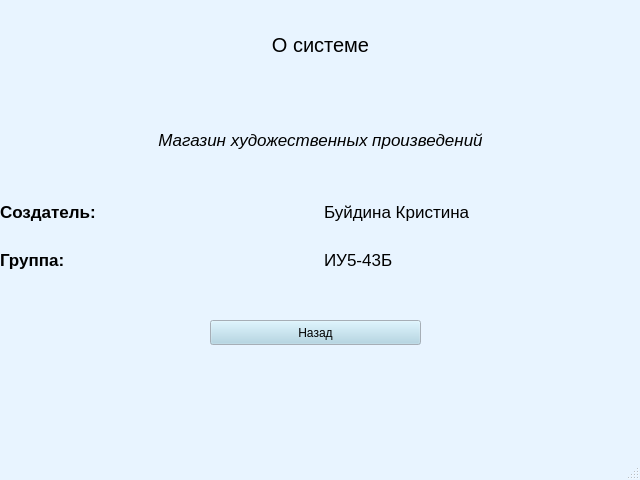
<?xml version="1.0" encoding="UTF-8"?>
<ui version="4.0">
 <class>MainWindow</class>
 <widget class="QMainWindow" name="MainWindow">
  <property name="geometry">
   <rect>
    <x>0</x>
    <y>0</y>
    <width>640</width>
    <height>480</height>
   </rect>
  </property>
  <property name="palette">
   <palette>
    <active>
     <colorrole role="WindowText">
      <brush brushstyle="SolidPattern">
       <color alpha="255">
        <red>0</red>
        <green>0</green>
        <blue>0</blue>
       </color>
      </brush>
     </colorrole>
     <colorrole role="Button">
      <brush brushstyle="SolidPattern">
       <color alpha="255">
        <red>169</red>
        <green>210</green>
        <blue>227</blue>
       </color>
      </brush>
     </colorrole>
     <colorrole role="Light">
      <brush brushstyle="SolidPattern">
       <color alpha="255">
        <red>255</red>
        <green>255</green>
        <blue>255</blue>
       </color>
      </brush>
     </colorrole>
     <colorrole role="Midlight">
      <brush brushstyle="SolidPattern">
       <color alpha="255">
        <red>238</red>
        <green>228</green>
        <blue>255</blue>
       </color>
      </brush>
     </colorrole>
     <colorrole role="Dark">
      <brush brushstyle="SolidPattern">
       <color alpha="255">
        <red>110</red>
        <green>101</green>
        <blue>127</blue>
       </color>
      </brush>
     </colorrole>
     <colorrole role="Mid">
      <brush brushstyle="SolidPattern">
       <color alpha="255">
        <red>147</red>
        <green>134</green>
        <blue>170</blue>
       </color>
      </brush>
     </colorrole>
     <colorrole role="Text">
      <brush brushstyle="SolidPattern">
       <color alpha="255">
        <red>0</red>
        <green>0</green>
        <blue>0</blue>
       </color>
      </brush>
     </colorrole>
     <colorrole role="BrightText">
      <brush brushstyle="SolidPattern">
       <color alpha="255">
        <red>255</red>
        <green>255</green>
        <blue>255</blue>
       </color>
      </brush>
     </colorrole>
     <colorrole role="ButtonText">
      <brush brushstyle="SolidPattern">
       <color alpha="255">
        <red>0</red>
        <green>0</green>
        <blue>0</blue>
       </color>
      </brush>
     </colorrole>
     <colorrole role="Base">
      <brush brushstyle="SolidPattern">
       <color alpha="255">
        <red>255</red>
        <green>255</green>
        <blue>255</blue>
       </color>
      </brush>
     </colorrole>
     <colorrole role="Window">
      <brush brushstyle="SolidPattern">
       <color alpha="255">
        <red>232</red>
        <green>244</green>
        <blue>255</blue>
       </color>
      </brush>
     </colorrole>
     <colorrole role="Shadow">
      <brush brushstyle="SolidPattern">
       <color alpha="255">
        <red>0</red>
        <green>0</green>
        <blue>0</blue>
       </color>
      </brush>
     </colorrole>
     <colorrole role="Highlight">
      <brush brushstyle="SolidPattern">
       <color alpha="255">
        <red>221</red>
        <green>202</green>
        <blue>255</blue>
       </color>
      </brush>
     </colorrole>
     <colorrole role="AlternateBase">
      <brush brushstyle="SolidPattern">
       <color alpha="255">
        <red>238</red>
        <green>228</green>
        <blue>255</blue>
       </color>
      </brush>
     </colorrole>
     <colorrole role="ToolTipBase">
      <brush brushstyle="SolidPattern">
       <color alpha="255">
        <red>255</red>
        <green>255</green>
        <blue>220</blue>
       </color>
      </brush>
     </colorrole>
     <colorrole role="ToolTipText">
      <brush brushstyle="SolidPattern">
       <color alpha="255">
        <red>0</red>
        <green>0</green>
        <blue>0</blue>
       </color>
      </brush>
     </colorrole>
     <colorrole role="PlaceholderText">
      <brush brushstyle="SolidPattern">
       <color alpha="128">
        <red>0</red>
        <green>0</green>
        <blue>0</blue>
       </color>
      </brush>
     </colorrole>
    </active>
    <inactive>
     <colorrole role="WindowText">
      <brush brushstyle="SolidPattern">
       <color alpha="255">
        <red>0</red>
        <green>0</green>
        <blue>0</blue>
       </color>
      </brush>
     </colorrole>
     <colorrole role="Button">
      <brush brushstyle="SolidPattern">
       <color alpha="255">
        <red>169</red>
        <green>210</green>
        <blue>227</blue>
       </color>
      </brush>
     </colorrole>
     <colorrole role="Light">
      <brush brushstyle="SolidPattern">
       <color alpha="255">
        <red>255</red>
        <green>255</green>
        <blue>255</blue>
       </color>
      </brush>
     </colorrole>
     <colorrole role="Midlight">
      <brush brushstyle="SolidPattern">
       <color alpha="255">
        <red>238</red>
        <green>228</green>
        <blue>255</blue>
       </color>
      </brush>
     </colorrole>
     <colorrole role="Dark">
      <brush brushstyle="SolidPattern">
       <color alpha="255">
        <red>110</red>
        <green>101</green>
        <blue>127</blue>
       </color>
      </brush>
     </colorrole>
     <colorrole role="Mid">
      <brush brushstyle="SolidPattern">
       <color alpha="255">
        <red>147</red>
        <green>134</green>
        <blue>170</blue>
       </color>
      </brush>
     </colorrole>
     <colorrole role="Text">
      <brush brushstyle="SolidPattern">
       <color alpha="255">
        <red>0</red>
        <green>0</green>
        <blue>0</blue>
       </color>
      </brush>
     </colorrole>
     <colorrole role="BrightText">
      <brush brushstyle="SolidPattern">
       <color alpha="255">
        <red>255</red>
        <green>255</green>
        <blue>255</blue>
       </color>
      </brush>
     </colorrole>
     <colorrole role="ButtonText">
      <brush brushstyle="SolidPattern">
       <color alpha="255">
        <red>0</red>
        <green>0</green>
        <blue>0</blue>
       </color>
      </brush>
     </colorrole>
     <colorrole role="Base">
      <brush brushstyle="SolidPattern">
       <color alpha="255">
        <red>255</red>
        <green>255</green>
        <blue>255</blue>
       </color>
      </brush>
     </colorrole>
     <colorrole role="Window">
      <brush brushstyle="SolidPattern">
       <color alpha="255">
        <red>232</red>
        <green>244</green>
        <blue>255</blue>
       </color>
      </brush>
     </colorrole>
     <colorrole role="Shadow">
      <brush brushstyle="SolidPattern">
       <color alpha="255">
        <red>0</red>
        <green>0</green>
        <blue>0</blue>
       </color>
      </brush>
     </colorrole>
     <colorrole role="Highlight">
      <brush brushstyle="SolidPattern">
       <color alpha="255">
        <red>221</red>
        <green>202</green>
        <blue>255</blue>
       </color>
      </brush>
     </colorrole>
     <colorrole role="AlternateBase">
      <brush brushstyle="SolidPattern">
       <color alpha="255">
        <red>238</red>
        <green>228</green>
        <blue>255</blue>
       </color>
      </brush>
     </colorrole>
     <colorrole role="ToolTipBase">
      <brush brushstyle="SolidPattern">
       <color alpha="255">
        <red>255</red>
        <green>255</green>
        <blue>220</blue>
       </color>
      </brush>
     </colorrole>
     <colorrole role="ToolTipText">
      <brush brushstyle="SolidPattern">
       <color alpha="255">
        <red>0</red>
        <green>0</green>
        <blue>0</blue>
       </color>
      </brush>
     </colorrole>
     <colorrole role="PlaceholderText">
      <brush brushstyle="SolidPattern">
       <color alpha="128">
        <red>0</red>
        <green>0</green>
        <blue>0</blue>
       </color>
      </brush>
     </colorrole>
    </inactive>
    <disabled>
     <colorrole role="WindowText">
      <brush brushstyle="SolidPattern">
       <color alpha="255">
        <red>110</red>
        <green>101</green>
        <blue>127</blue>
       </color>
      </brush>
     </colorrole>
     <colorrole role="Button">
      <brush brushstyle="SolidPattern">
       <color alpha="255">
        <red>169</red>
        <green>210</green>
        <blue>227</blue>
       </color>
      </brush>
     </colorrole>
     <colorrole role="Light">
      <brush brushstyle="SolidPattern">
       <color alpha="255">
        <red>255</red>
        <green>255</green>
        <blue>255</blue>
       </color>
      </brush>
     </colorrole>
     <colorrole role="Midlight">
      <brush brushstyle="SolidPattern">
       <color alpha="255">
        <red>238</red>
        <green>228</green>
        <blue>255</blue>
       </color>
      </brush>
     </colorrole>
     <colorrole role="Dark">
      <brush brushstyle="SolidPattern">
       <color alpha="255">
        <red>110</red>
        <green>101</green>
        <blue>127</blue>
       </color>
      </brush>
     </colorrole>
     <colorrole role="Mid">
      <brush brushstyle="SolidPattern">
       <color alpha="255">
        <red>147</red>
        <green>134</green>
        <blue>170</blue>
       </color>
      </brush>
     </colorrole>
     <colorrole role="Text">
      <brush brushstyle="SolidPattern">
       <color alpha="255">
        <red>110</red>
        <green>101</green>
        <blue>127</blue>
       </color>
      </brush>
     </colorrole>
     <colorrole role="BrightText">
      <brush brushstyle="SolidPattern">
       <color alpha="255">
        <red>255</red>
        <green>255</green>
        <blue>255</blue>
       </color>
      </brush>
     </colorrole>
     <colorrole role="ButtonText">
      <brush brushstyle="SolidPattern">
       <color alpha="255">
        <red>110</red>
        <green>101</green>
        <blue>127</blue>
       </color>
      </brush>
     </colorrole>
     <colorrole role="Base">
      <brush brushstyle="SolidPattern">
       <color alpha="255">
        <red>232</red>
        <green>244</green>
        <blue>255</blue>
       </color>
      </brush>
     </colorrole>
     <colorrole role="Window">
      <brush brushstyle="SolidPattern">
       <color alpha="255">
        <red>232</red>
        <green>244</green>
        <blue>255</blue>
       </color>
      </brush>
     </colorrole>
     <colorrole role="Shadow">
      <brush brushstyle="SolidPattern">
       <color alpha="255">
        <red>0</red>
        <green>0</green>
        <blue>0</blue>
       </color>
      </brush>
     </colorrole>
     <colorrole role="Highlight">
      <brush brushstyle="SolidPattern">
       <color alpha="255">
        <red>145</red>
        <green>145</green>
        <blue>145</blue>
       </color>
      </brush>
     </colorrole>
     <colorrole role="AlternateBase">
      <brush brushstyle="SolidPattern">
       <color alpha="255">
        <red>221</red>
        <green>202</green>
        <blue>255</blue>
       </color>
      </brush>
     </colorrole>
     <colorrole role="ToolTipBase">
      <brush brushstyle="SolidPattern">
       <color alpha="255">
        <red>255</red>
        <green>255</green>
        <blue>220</blue>
       </color>
      </brush>
     </colorrole>
     <colorrole role="ToolTipText">
      <brush brushstyle="SolidPattern">
       <color alpha="255">
        <red>0</red>
        <green>0</green>
        <blue>0</blue>
       </color>
      </brush>
     </colorrole>
     <colorrole role="PlaceholderText">
      <brush brushstyle="SolidPattern">
       <color alpha="128">
        <red>0</red>
        <green>0</green>
        <blue>0</blue>
       </color>
      </brush>
     </colorrole>
    </disabled>
   </palette>
  </property>
  <property name="windowTitle">
   <string>MainWindow</string>
  </property>
  <widget class="QWidget" name="centralwidget">
   <widget class="QWidget" name="gridLayoutWidget_2">
    <property name="geometry">
     <rect>
      <x>0</x>
      <y>0</y>
      <width>641</width>
      <height>281</height>
     </rect>
    </property>
    <layout class="QGridLayout" name="gridLayout_2">
     <property name="leftMargin">
      <number>0</number>
     </property>
     <property name="topMargin">
      <number>0</number>
     </property>
     <property name="bottomMargin">
      <number>0</number>
     </property>
     <property name="verticalSpacing">
      <number>6</number>
     </property>
     <item row="0" column="0">
      <widget class="QLabel" name="label">
       <property name="palette">
        <palette>
         <active>
          <colorrole role="Button">
           <brush brushstyle="SolidPattern">
            <color alpha="255">
             <red>173</red>
             <green>127</green>
             <blue>168</blue>
            </color>
           </brush>
          </colorrole>
         </active>
         <inactive>
          <colorrole role="Button">
           <brush brushstyle="SolidPattern">
            <color alpha="255">
             <red>173</red>
             <green>127</green>
             <blue>168</blue>
            </color>
           </brush>
          </colorrole>
         </inactive>
         <disabled>
          <colorrole role="Button">
           <brush brushstyle="SolidPattern">
            <color alpha="255">
             <red>173</red>
             <green>127</green>
             <blue>168</blue>
            </color>
           </brush>
          </colorrole>
         </disabled>
        </palette>
       </property>
       <property name="font">
        <font>
         <pointsize>15</pointsize>
         <italic>false</italic>
         <strikeout>false</strikeout>
         <kerning>true</kerning>
        </font>
       </property>
       <property name="text">
        <string>&lt;html&gt;&lt;head/&gt;&lt;body&gt;&lt;p align=&quot;center&quot;&gt;О системе&lt;/p&gt;&lt;/body&gt;&lt;/html&gt;</string>
       </property>
      </widget>
     </item>
     <item row="2" column="0">
      <layout class="QGridLayout" name="gridLayout">
       <property name="verticalSpacing">
        <number>6</number>
       </property>
       <item row="1" column="1">
        <widget class="QLabel" name="label_5">
         <property name="font">
          <font>
           <pointsize>13</pointsize>
          </font>
         </property>
         <property name="text">
          <string>&lt;html&gt;&lt;head/&gt;&lt;body&gt;&lt;p&gt;ИУ5-43Б&lt;/p&gt;&lt;/body&gt;&lt;/html&gt;</string>
         </property>
        </widget>
       </item>
       <item row="1" column="0">
        <widget class="QLabel" name="label_2">
         <property name="font">
          <font>
           <pointsize>13</pointsize>
          </font>
         </property>
         <property name="text">
          <string>&lt;html&gt;&lt;head/&gt;&lt;body&gt;&lt;p&gt;&lt;span style=&quot; font-weight:600;&quot;&gt;Группа:&lt;/span&gt;&lt;/p&gt;&lt;/body&gt;&lt;/html&gt;</string>
         </property>
        </widget>
       </item>
       <item row="0" column="1">
        <widget class="QLabel" name="label_4">
         <property name="font">
          <font>
           <pointsize>13</pointsize>
          </font>
         </property>
         <property name="text">
          <string>&lt;html&gt;&lt;head/&gt;&lt;body&gt;&lt;p&gt;Буйдина Кристина&lt;/p&gt;&lt;/body&gt;&lt;/html&gt;</string>
         </property>
        </widget>
       </item>
       <item row="0" column="0">
        <widget class="QLabel" name="label_3">
         <property name="font">
          <font>
           <pointsize>13</pointsize>
          </font>
         </property>
         <property name="text">
          <string>&lt;html&gt;&lt;head/&gt;&lt;body&gt;&lt;p&gt;&lt;span style=&quot; font-weight:600;&quot;&gt;Создатель:&lt;/span&gt;&lt;/p&gt;&lt;/body&gt;&lt;/html&gt;</string>
         </property>
        </widget>
       </item>
      </layout>
     </item>
     <item row="1" column="0">
      <widget class="QLabel" name="label_6">
       <property name="font">
        <font>
         <pointsize>13</pointsize>
        </font>
       </property>
       <property name="text">
        <string>&lt;html&gt;&lt;head/&gt;&lt;body&gt;&lt;p align=&quot;center&quot;&gt;&lt;span style=&quot; font-style:italic;&quot;&gt;Магазин художественных произведений&lt;/span&gt;&lt;/p&gt;&lt;/body&gt;&lt;/html&gt;</string>
       </property>
      </widget>
     </item>
    </layout>
   </widget>
   <widget class="QPushButton" name="back">
    <property name="geometry">
     <rect>
      <x>210</x>
      <y>320</y>
      <width>211</width>
      <height>25</height>
     </rect>
    </property>
    <property name="text">
     <string>Назад</string>
    </property>
   </widget>
  </widget>
  <widget class="QMenuBar" name="menubar">
   <property name="geometry">
    <rect>
     <x>0</x>
     <y>0</y>
     <width>640</width>
     <height>22</height>
    </rect>
   </property>
  </widget>
  <widget class="QStatusBar" name="statusbar"/>
 </widget>
 <resources/>
 <connections/>
</ui>
